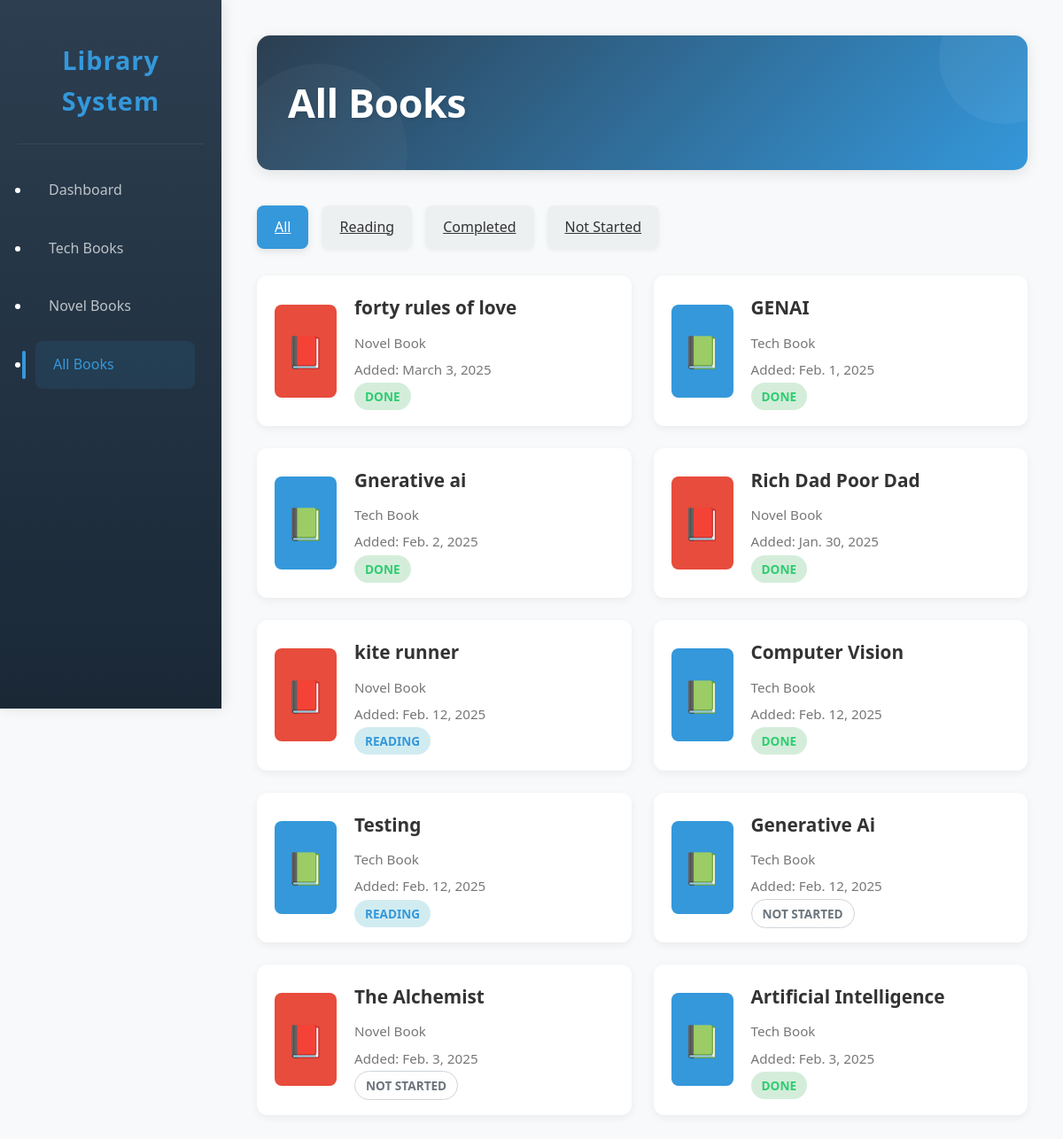
/show/, run on an earlier commit of the app's database.
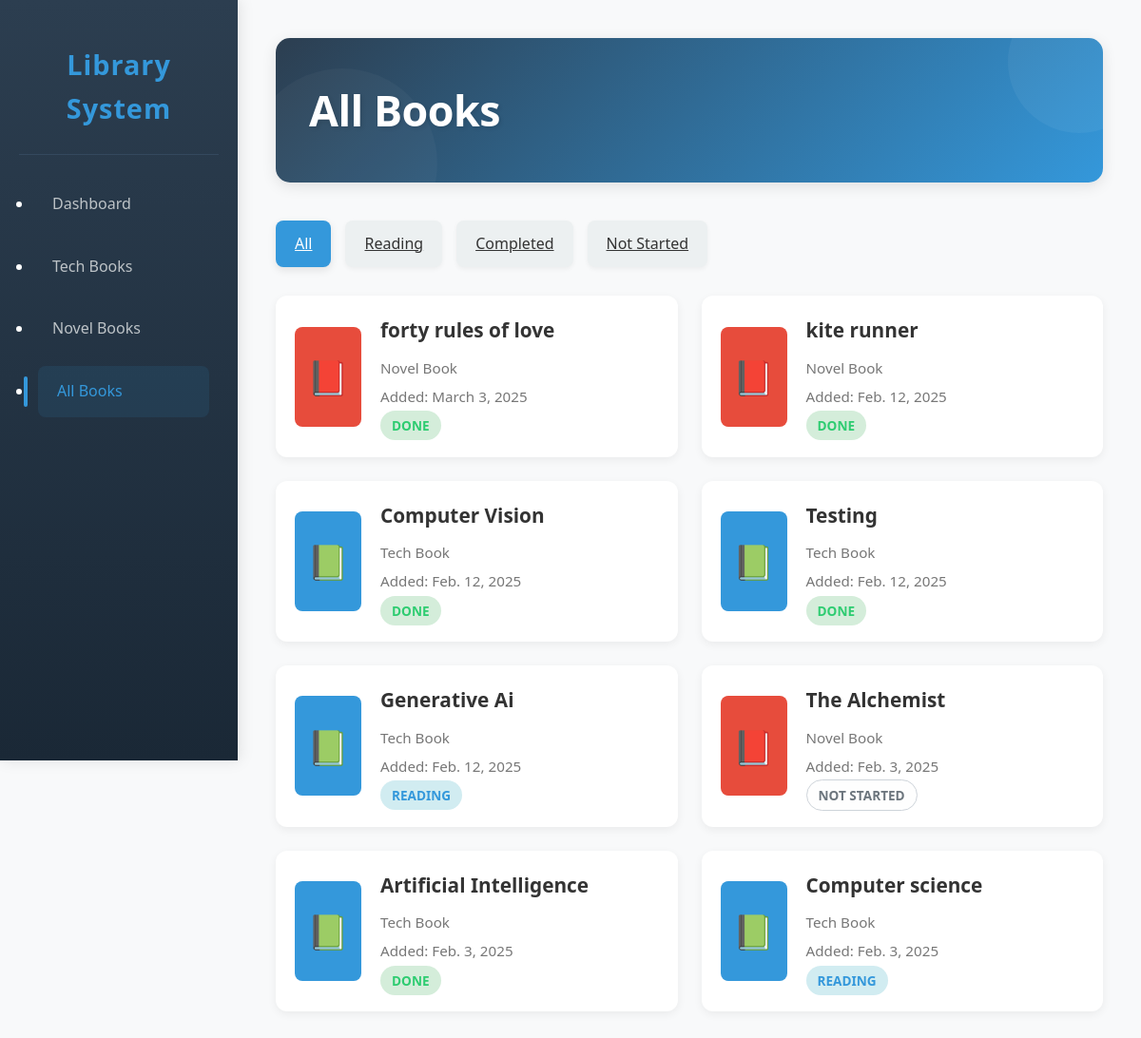
And on a later commit of the database.
### library/models.py (models this page shows, shortened)
class Book(models.Model):
    STATUS_CHOICES = [
        ('reading', 'Reading'),
        ('completed', 'Done'),
        ('not-started', 'Not Started'),
    ]
    BOOK_TYPE_CHOICES = [
        ('TECH', 'Tech Book'),
        ('NOVEL', 'Novel Book'),
    ]
    name = models.CharField(max_length=255)
    date_added = models.DateField()
    status = models.CharField(max_length=20, choices=STATUS_CHOICES, default='not-started')
    book_type = models.CharField(max_length=10, choices=BOOK_TYPE_CHOICES)

### library/views.py (the view)
# urls.py: path('show/', views.show_books, name='show_books'),
def show_books(request):
    status = request.GET.get('status', 'all')
    if status in ['reading', 'completed', 'not-started']:
        books = Book.objects.filter(status=status)
    else:
        books = Book.objects.all()
    reading_count = Book.objects.filter(status='reading').count()
    completed_count = Book.objects.filter(status='completed').count()
    not_started_count = Book.objects.filter(status='not-started').count()
    return render(request, 'show_books.html', {
        'books': books,
        'filter_status': status,
        'reading_count': reading_count,
        'completed_count': completed_count,
        'not_started_count': not_started_count,
    })

### templates/show_books.html (shortened to what this page needs)
{% load static %}
<!DOCTYPE html>
<html lang="en">
<head>
  <link rel="stylesheet" href="{% static 'style.css' %}">
</head>
<body>
  <nav class="sidebar">
    <div class="logo">
      <h2>Library System</h2>
    </div>
    <ul class="nav-links">
      <li><a href="{% url 'home' %}">Dashboard</a></li>
      <li><a href="{% url 'tech_books' %}">Tech Books</a></li>
      <li><a href="{% url 'novel_books' %}">Novel Books</a></li>
      <li class="active"><a href="{% url 'show_books' %}">All Books</a></li>
    </ul>
  </nav>
  <main class="main-content">
    <header class="top-bar">
      <h1>All Books</h1>
    </header>
    <div class="status-filter">
      <a href="{% url 'show_books' %}?status=all" class="filter-btn {% if filter_status == 'all' %}active{% endif %}">All</a>
      <a href="{% url 'show_books' %}?status=reading" class="filter-btn {% if filter_status == 'reading' %}active{% endif %}">Reading</a>
      <a href="{% url 'show_books' %}?status=completed" class="filter-btn {% if filter_status == 'completed' %}active{% endif %}">Completed</a>
      <a href="{% url 'show_books' %}?status=not-started" class="filter-btn {% if filter_status == 'not-started' %}active{% endif %}">Not Started</a>
    </div>
    <div class="books-container">
      {% for book in books %}
      <div class="book-item">
        <div class="book-cover {% if book.book_type == 'TECH' %}tech{% else %}novel{% endif %}">
          <span class="book-emoji">{% if book.book_type == 'TECH' %}📗{% else %}📕{% endif %}</span>
        </div>
        <div class="book-details">
          <h3>{{ book.name }}</h3>
          <p class="book-type">{% if book.book_type == 'TECH' %}Tech Book{% else %}Novel Book{% endif %}</p>
          <p class="book-date">Added: {{ book.date_added }}</p>
          <span class="status-badge {{ book.status }}">{{ book.get_status_display }}</span>
        </div>
      </div>
      {% empty %}
      <p>No books found.</p>
      {% endfor %}
    </div>
  </main>
</body>
</html>

What changed in the data, as far as the page shows it:
removed Book: name "GENAI", book_type "Tech Book", date_added "Feb. 1, 2025", status "DONE"
removed Book: name "Gnerative ai", book_type "Tech Book", date_added "Feb. 2, 2025", status "DONE"
removed Book: name "Rich Dad Poor Dad", book_type "Novel Book", date_added "Jan. 30, 2025", status "DONE"
changed Book "kite runner": status "READING" → "DONE"
changed Book "Testing": status "READING" → "DONE"
changed Book "Generative Ai": status "NOT STARTED" → "READING"
added Book: name "Computer science", book_type "Tech Book", date_added "Feb. 3, 2025", status "READING"
